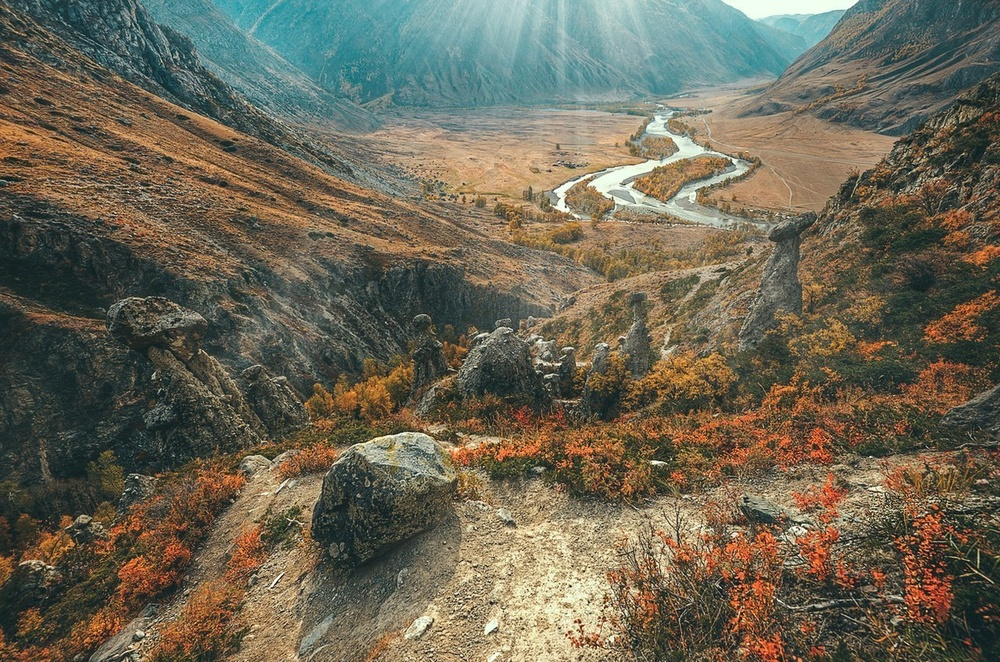
#> input picture Lab_1/ex2.jpg, 1000 x 662 px, shrunk from 1280 x 848 before the run, given in place of ex2.png, which was not available
$ jupyter execute Untitled.ipynb   (text cells are left out)
#> lines starting #> are read from the running program, lines starting #| are printed output that depends on the picture; pictures that were not available may be replaced by others from this repository, and a replacement may not be noted
[cell 1]
import cv2
import numpy as np
import matplotlib.pyplot as plt

[cell 2]
img_half = cv2.imread("./ex2.png", cv2.IMREAD_GRAYSCALE)
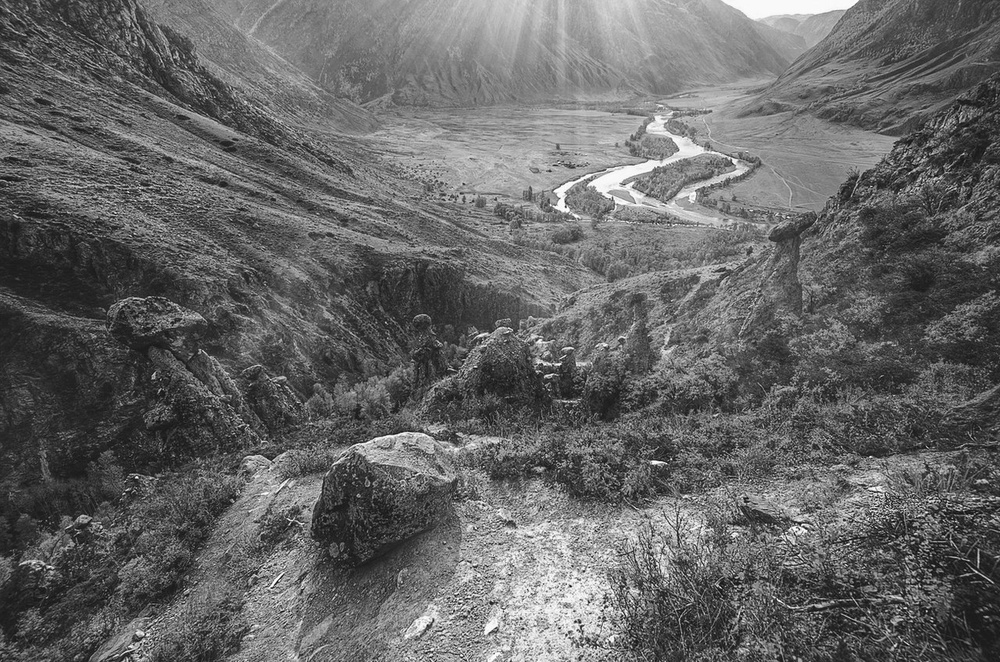
#> img_half: shape (662, 1000); min 2, max 255, mean 101.8
img_chess = cv2.imread("./ex1.png", cv2.IMREAD_GRAYSCALE)
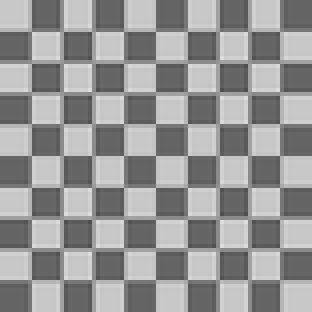
#> input picture Lab_2/ex1.png, 78 x 78 px, shrunk from 100 x 100 before the run (shown 4 times larger)
#> img_chess is the input picture: shape (78, 78); min 78, max 222, mean 150

[cell 3]
#img_half
hist_half = cv2.calcHist([img_half], [0], None, [256], [0, 256])
#> hist_half = 256 values, max 5631 at index 53, min 0 at index 0, mean 2585.9
#img_chess
hist_chess = cv2.calcHist([img_chess], [0], None, [256], [0, 256])
#> hist_chess = 256 values, max 594 at index 100, min 0 at index 0, mean 23.77

[cell 4]
plt.figure(figsize=(20,10))
plt.subplot(121)
plt.imshow(img_half, cmap = 'gray');
plt.subplot(122)
plt.plot(hist_half); plt.xlim([0, 255]); plt.grid(); plt.show();
#> after `plt.plot(hist_half)`:
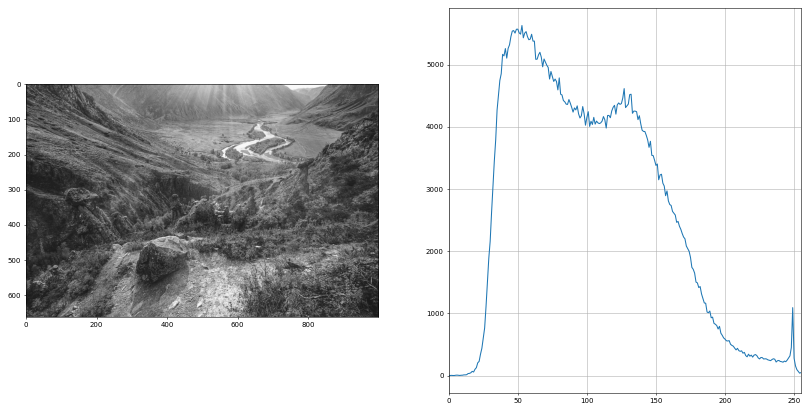
#> figure drawn by matplotlib, 2 panels; panel 2: curve peaks at x = 53, y = 5631

plt.figure(figsize=(20,10))
plt.subplot(121)
plt.imshow(img_chess, cmap = 'gray');
plt.subplot(122)
plt.plot(hist_chess); plt.xlim([0, 255]); plt.grid(); plt.show();
#> after `plt.plot(hist_chess)`:
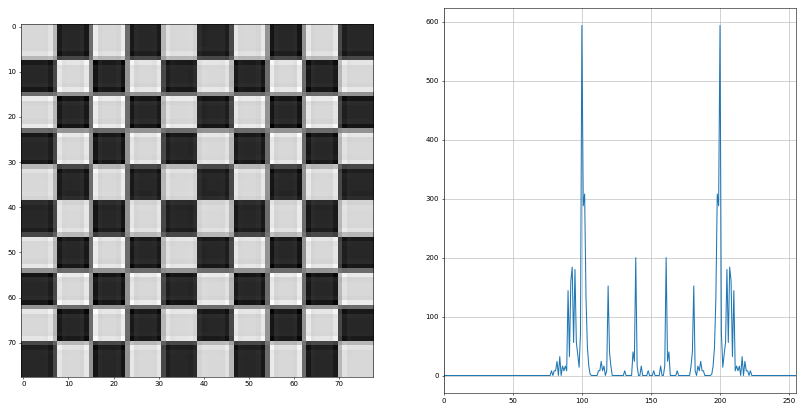
#> figure drawn by matplotlib, 2 panels; panel 2: curve peaks at x = 100, y = 594


plt.show();
